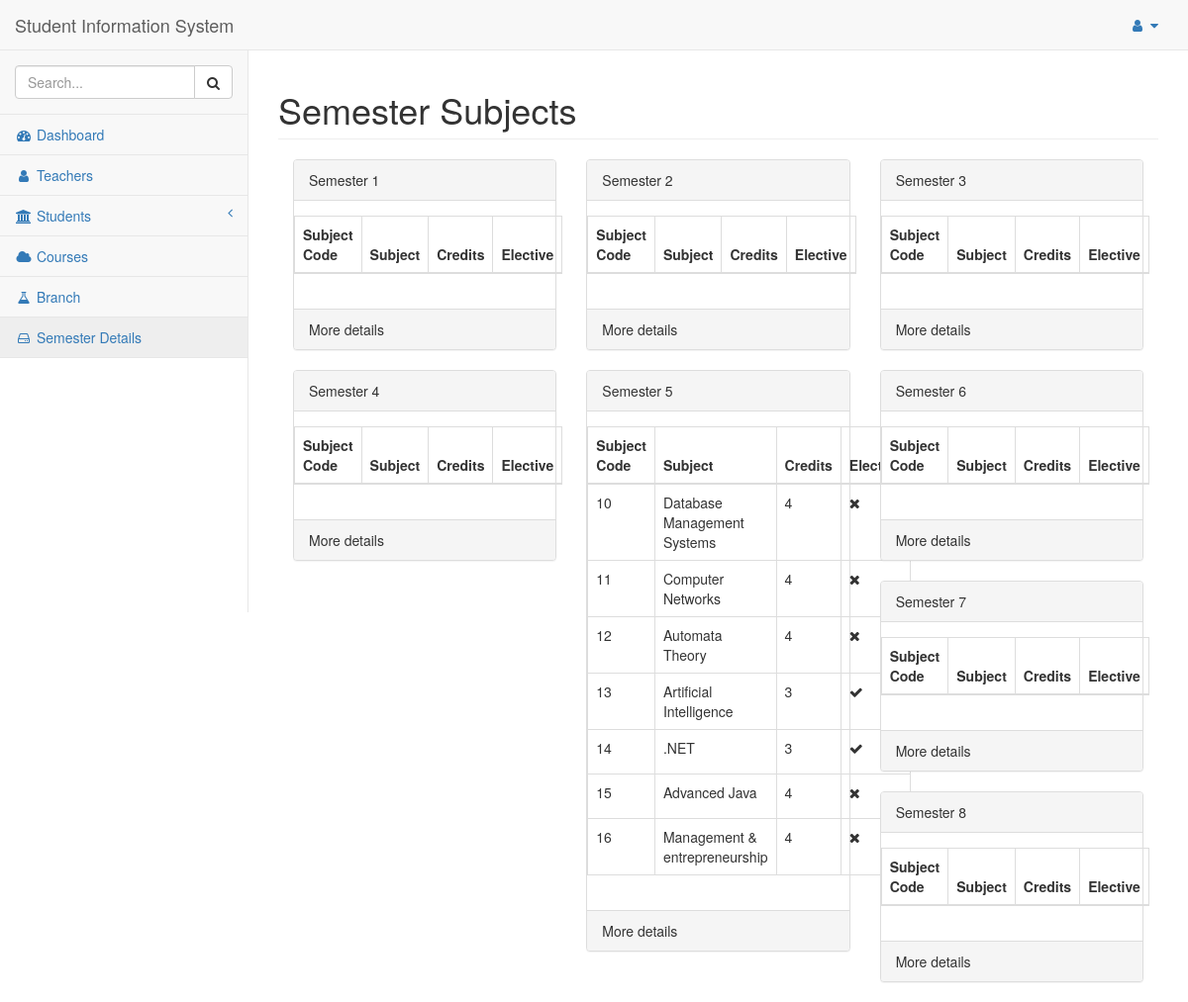
Screenshot of /semester (signed in) with the database file from the repository.
### tables this page shows
CREATE TABLE Subject
(
 sub_code    integer NOT NULL ,
 sub_name    text NOT NULL ,
 elective    integer NOT NULL ,
 credits     integer NOT NULL ,
 branch_code text NOT NULL ,
 semester    integer NOT NULL ,
PRIMARY KEY (sub_code),
FOREIGN KEY (branch_code) REFERENCES Branch(branch_code) ON DELETE CASCADE ON UPDATE CASCADE
FOREIGN KEY (semester) REFERENCES Branch(semester) ON DELETE CASCADE ON UPDATE CASCADE
);

### flaskapp.py (the view)
@app.route("/semester")
def semester():
    global ID
    if not session.get('logged_in'):
        return login()
    else:
        semester_list = []
        for i in range(8):
            semester_list.append(
                query_db("SELECT * FROM Subject WHERE semester=?",
                         [i + 1]))
        return render_template("semester.html", id=ID,
                               semester_list=semester_list)

### flaskapp.py (called while the page is built)
def get_db():
    db = getattr(g, '_database', None)
    if db is None:
        db = g._database = sqlite3.connect(DATABASE)
        db.create_function('avg', 3, average)
        db.row_factory = sqlite3.Row
    return db

def query_db(query: object, args: object,
             one: object = False) -> object:
    cur = get_db().execute(query, args)
    rv = cur.fetchall()
    cur.close()
    return (rv[0] if rv else None) if one else rv

@app.teardown_appcontext
def close_connection(exception):
    db = getattr(g, '_database', None)
    if db is not None:
        db.close()

### templates/semester.html
{% extends "base.html" %}
{% block title %}Semester Subjects{% endblock %}
{% block content %}
  {% for semester in semester_list : %}
    <div class="col-lg-4">
      <div class="panel panel-default">
        <div class="panel-heading">
          Semester {{ loop.index0 + 1 }}
        </div>
        <div class="panel-body">
          <div class="row">
            <table class="table table-hover table-bordered">
              <thead>
                <tr>
                  <th scope="col">Subject Code</th>
                  <th scope="col">Subject</th>
                  <th scope="col">Credits</th>
                  <th scope="col">Elective</th>
                </tr>
              </thead>
              {% for entry in semester_list[loop.index0] %}
                <tr>
                  <td>{{ entry['sub_code'] }}</td>
                  <td>{{ entry['sub_name'] }}</td>
                  <td>{{ entry['credits'] }}</td>
                  {% if entry['elective'] %}
                    <td><p class="fa fa-check"></p></td>
                  {% else %}
                    <td><p class="fa fa-times"></p></td>
                  {% endif %}
                </tr>
              {% endfor %}
            </table>
          </div>
        </div>
        <div class="panel-footer">
          More details
        </div>
      </div>
    </div>
  {% endfor %}
{% endblock content %}

### rows the page displays
Subject: sub_code "10", sub_name "Database Management Systems", credits "4", elective 0 (drawn)
Subject: sub_code "11", sub_name "Computer Networks", credits "4", elective 0 (drawn)
Subject: sub_code "12", sub_name "Automata Theory", credits "4", elective 0 (drawn)
Subject: sub_code "13", sub_name "Artificial Intelligence", credits "3", elective 1 (drawn)
Subject: sub_code "14", sub_name ".NET", credits "3", elective 1 (drawn)
Subject: sub_code "15", sub_name "Advanced Java", credits "4", elective 0 (drawn)
Subject: sub_code "16", sub_name "Management & entrepreneurship", credits "4", elective 0 (drawn)
